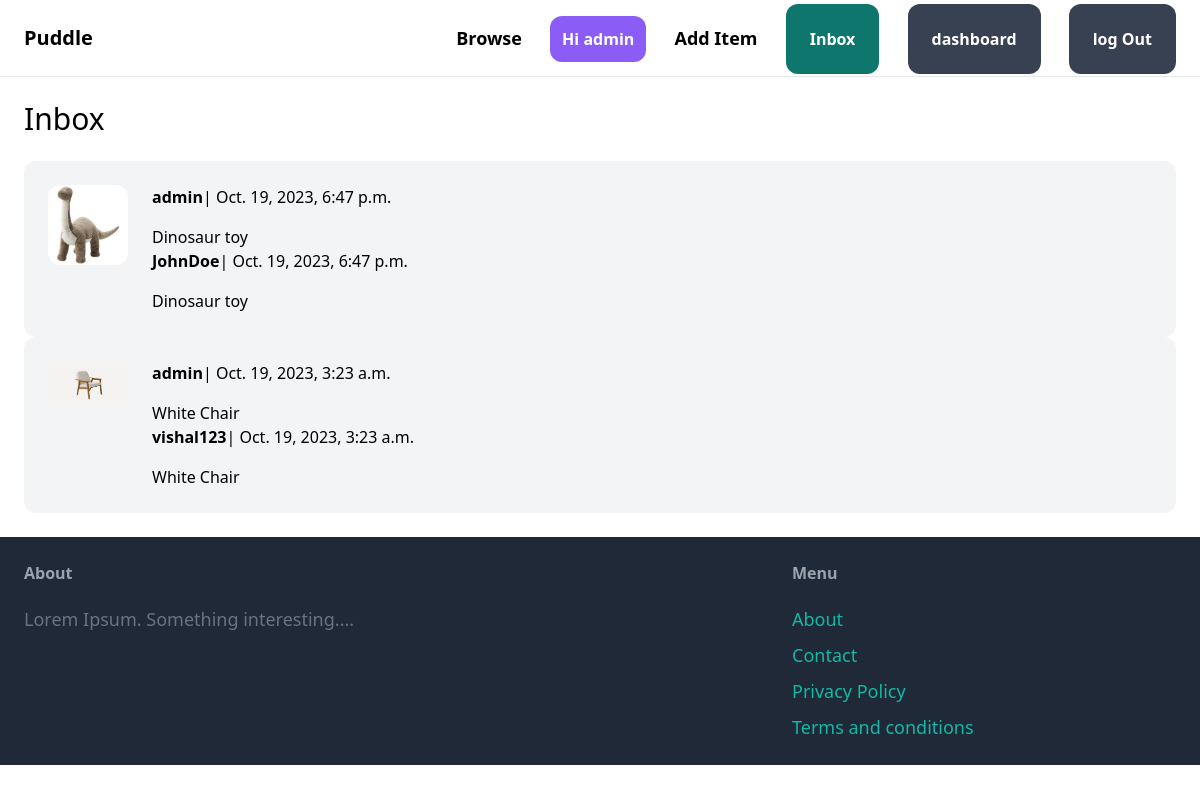
The page /inbox/ (signed in) on the database its author committed.
### conversation/models.py (models this page shows)
class Conversation(models.Model):
    item = models.ForeignKey(
        Item, on_delete=models.CASCADE, related_name='conversation')
    members = models.ManyToManyField(User, related_name='members')
    created_at = models.DateTimeField(auto_now_add=True)
    modified_at = models.DateTimeField(auto_now=True)
    class Meta:
        ordering = ('-modified_at', )

### item/models.py (models this page shows, shortened)
class Item(models.Model):
    category = models.ForeignKey(Category, related_name='items', on_delete=models.CASCADE)
    name = models.CharField(max_length=255)
    description = models.TextField(blank=True, null= True)
    price = models.FloatField()
    image =models.ImageField(upload_to='item_images', null=True, blank=True)
    is_sold = models.BooleanField(default=False)
    created_at = models.DateTimeField(auto_now_add=True)
    created_by = models.ForeignKey(User, related_name='items', on_delete=models.CASCADE)
    class Meta:
        ordering = ('name',)

### conversation/views.py (the view)
# urls.py: path('', views.inbox, name='inbox'),
@login_required
def inbox(request):
    conversations = Conversation.objects.filter(members__in=[request.user.id])
    return render(request, 'conversation/inbox.html', {
        'conversations': conversations,
    })

### conversation/templates/conversation/inbox.html (shortened to what this page needs)
{% extends 'core/base.html' %}
{% block content %}
<h1 class="mb-6 text-3xl">Inbox</h1>
<div>
    {% for conversation in conversations %}
    <a href="{% url 'conversation:detail' conversation.id %}">
        <div class="flex bg-gray-100 p-6 rounded-xl">
            <div class="pr-6">
                <img src="{{ conversation.item.image.url}}" alt="item_image" class="w-20 rounded-xl">
            </div>
            <div>
                {% for member in conversation.members.all %}
                {% if member.name != request.user %}
                <p class="mb-4"><strong>{{ member.username }}</strong>| {{conversation.modified_at}}</p>
                <p>{{conversation.item.name}}</p>
                {% endif %}
                {% endfor %}
            </div>
        </div>
    </a>
    {% endfor %}
</div>
{% endblock %}

### core/templates/core/base.html (shortened to what this page needs)
<!DOCTYPE html>
<html lang="en">
<head>
    <script src="https://cdn.tailwindcss.com"></script>
</head>
<body>
    <nav class="px-6 py-6 flex justify-between items-center border-b border-gray-200">
        <a href="/" class="text-xl font-semibold">Puddle</a>
        <div class="space-x-6">
            <a href="{% url 'item:items' %}" class="text-lg font-semibold hover:text-gray-500">Browse</a>
            {% if request.user.is_authenticated %}
            <a href="#" class="px-3 py-3 font-semibold bg-violet-500 text-white rounded-xl hover: bg-teal-700"> Hi
                {{user.username}}</a>
            <a href="{% url 'item:new' %}" class="text-lg font-semibold hover:text-gray-500">Add Item</a>
            <a href="{% url 'conversation:inbox' %}"
                class="px-6 py-6 font-semibold bg-teal-500 text-white rounded-xl hover: bg-teal-700">Inbox</a>
            <a href="{% url 'dashboard:index' %}"
                class="px-6 py-6 font-semibold bg-gray-500 text-white rounded-xl hover: bg-gray-700">dashboard</a>
            <a href="{% url 'core:logout' %}"
                class="px-6 py-6 font-semibold bg-gray-500 text-white rounded-xl hover: bg-gray-700">log Out</a>
            {% else %}
            <a href="{% url 'core:signup' %}"
                class="px-6 py-6 font-semibold bg-teal-500 text-white rounded-xl hover: bg-teal-700">Sign Up</a>
            <a href="{% url 'core:login' %}"
                class="px-6 py-6 font-semibold bg-gray-500 text-white rounded-xl hover: bg-gray-700">Log in</a>
            {% endif %}
        </div>
    </nav>
    <div class="px-6 py-6">
        {% block content %}
        {% endblock %}
    </div>
    <footer class="px-6 py-6 flex justify-between bg-gray-800">
        <div class="w-2/3 pr-10">
            <h3 class="mb-5 font-semibold  text-gray-400">About</h3>
            <p class="text-lg text-gray-500">Lorem Ipsum. Something interesting....</p>
        </div>
        <div class="w-1/3">
            <h3 class="mb-5 font-semibold  text-gray-400">Menu</h3>
            <ul class="space-y-2">
                <li><a href="#" class="text-lg text-teal-500 hover:text-teal-700">About</a></li>
                <li><a href="{% url 'core:contact' %}" class="text-lg text-teal-500 hover:text-teal-700">Contact</a>
                </li>
                <li><a href="#" class="text-lg text-teal-500 hover:text-teal-700">Privacy Policy</a></li>
                <li><a href="#" class="text-lg text-teal-500 hover:text-teal-700">Terms and conditions</a></li>
            </ul>
        </div>
    </footer>
</body>
</html>

### rows shown on the page
Conversation: item.image (picture), modified_at "Oct. 19, 2023, 6:47 p.m.", item.name "Dinosaur toy"
Conversation: item.image (picture), modified_at "Oct. 19, 2023, 3:23 a.m.", item.name "White Chair"

### other values the page prints
{{ user.username }} "admin"
{{ member.username }} "admin"
{{ member.username }} "JohnDoe"
{{ member.username }} "vishal123"
